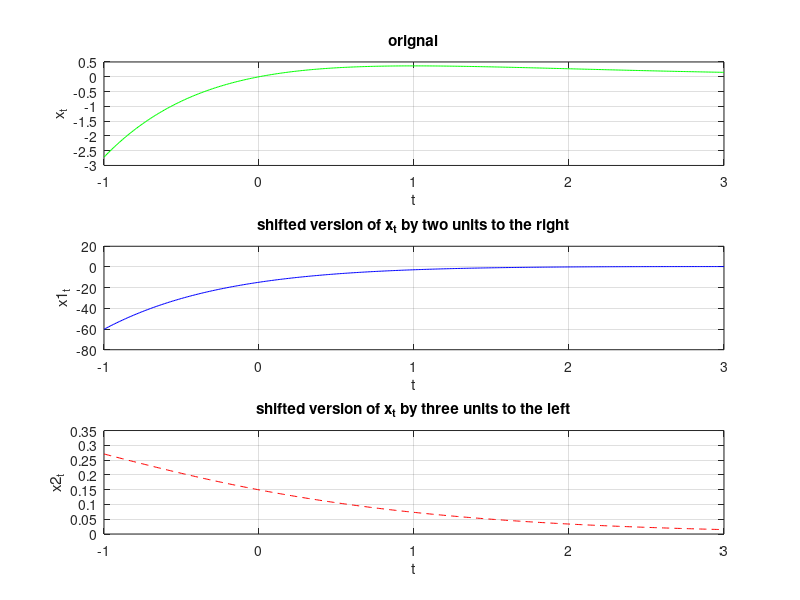

Reproduce this figure in MATLAB.
clc
clear
close all

t=-1:.01:3;
x_t = t .* exp(-t);
x1_t = (t - 2) .* exp(-(t - 2));
x2_t = (t + 3) .* exp(-(t + 3));

subplot(311)
plot(t,x_t,'g');
title('orignal');
xlabel('t');
ylabel('x_t');
grid on;

subplot(312)
plot(t,x1_t,'b-');
title('shifted version of x_t by two units to the right');
xlabel('t');
ylabel('x1_t');
grid on;

subplot(313)
plot(t,x2_t,'r--');
title('shifted version of x_t by three units to the left');
xlabel('t');
ylabel('x2_t');
grid on;



